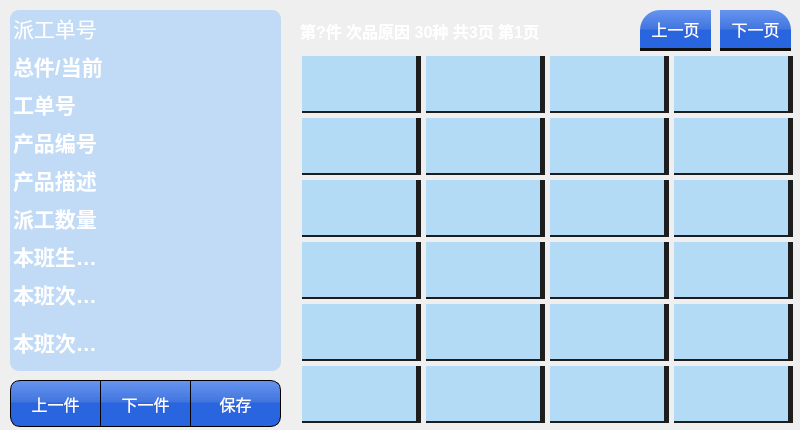
<?xml version="1.0" encoding="UTF-8"?>
<ui version="4.0">
 <class>MainQCCheckPage</class>
 <widget class="QWidget" name="MainQCCheckPage">
  <property name="geometry">
   <rect>
    <x>0</x>
    <y>0</y>
    <width>800</width>
    <height>430</height>
   </rect>
  </property>
  <property name="font">
   <font>
    <pointsize>12</pointsize>
   </font>
  </property>
  <property name="windowTitle">
   <string>Form</string>
  </property>
  <property name="styleSheet">
   <string notr="true">#MainQCCheckPage {	
	border-image: url(&quot;:rc/res/main_bk.png&quot;) 50 00 0 0 repeat;
}

QPushButton {
	border: 1px solid  rgb(0, 0, 0);
	border-radius: 0px;
	background-color: qlineargradient(spread:pad, x1:1, y1:1, x2:1, y2:0, stop:0.505682 rgba(35, 97, 222, 247), stop:0.539773 rgba(61, 114, 223, 247), stop:1 rgba(93, 142, 239, 238));
	color: rgb(255, 255, 255);
	font: 16px;
}

#tableWidgetOrderInfo {
border-radius: 0px;	
background-color: rgba(123, 187, 255, 100);
color: rgb(255, 255, 255);
font: bold 16pt ;
border-radius: 9px;
}

#tableWidgetQCList {
border: 0px solid  rgb(85, 85, 85);
color: rgb(255, 255, 255);
background-color: rgba(0, 0, 0, 0);
margin-top: 4px;
}

#tableWidgetQCList::item { 
	color: rgb(255, 255, 255);
	font: bold 18px;
	margin: 2px ;
	border: 0px solid  rgb(255, 255, 255);
	border-right: 5px solid  rgb(29, 29, 29);
	border-bottom: 2px solid  rgb(29, 29, 29);
	background-color: rgba(88, 188, 255, 100);
}

#tableWidgetQCList::item:selected {
    margin: 0px ;
	background-color: rgba(88, 188, 255, 200);
}
#tableWidgetQCList::item:hover {
    margin: 0px ;
	background-color: rgba(88, 188, 255, 200);
}
#labelQCTitle {
	font: bold 16px;
	color: rgb(255, 255, 255);
}
#btPageLast{border:0px solid rgb(220, 220, 220);
border-bottom:3px solid rgb(16, 16, 16);
border-top-left-radius:20px;
}
#btPageNext{border:0px solid rgb(220, 220, 220);
border-bottom:3px solid rgb(16, 16, 16);
border-top-right-radius:20px;}</string>
  </property>
  <widget class="QPushButton" name="btPageLast">
   <property name="geometry">
    <rect>
     <x>640</x>
     <y>10</y>
     <width>71</width>
     <height>41</height>
    </rect>
   </property>
   <property name="focusPolicy">
    <enum>Qt::NoFocus</enum>
   </property>
   <property name="styleSheet">
    <string notr="true"/>
   </property>
   <property name="text">
    <string>上一页</string>
   </property>
  </widget>
  <widget class="QPushButton" name="btPageNext">
   <property name="geometry">
    <rect>
     <x>720</x>
     <y>10</y>
     <width>71</width>
     <height>41</height>
    </rect>
   </property>
   <property name="focusPolicy">
    <enum>Qt::NoFocus</enum>
   </property>
   <property name="styleSheet">
    <string notr="true"/>
   </property>
   <property name="text">
    <string>下一页</string>
   </property>
  </widget>
  <widget class="QTableWidget" name="tableWidgetQCList">
   <property name="geometry">
    <rect>
     <x>300</x>
     <y>50</y>
     <width>501</width>
     <height>381</height>
    </rect>
   </property>
   <property name="font">
    <font>
     <pointsize>16</pointsize>
     <weight>75</weight>
     <bold>true</bold>
    </font>
   </property>
   <property name="focusPolicy">
    <enum>Qt::NoFocus</enum>
   </property>
   <property name="styleSheet">
    <string notr="true"/>
   </property>
   <property name="verticalScrollBarPolicy">
    <enum>Qt::ScrollBarAlwaysOff</enum>
   </property>
   <property name="horizontalScrollBarPolicy">
    <enum>Qt::ScrollBarAlwaysOff</enum>
   </property>
   <property name="autoScroll">
    <bool>true</bool>
   </property>
   <property name="editTriggers">
    <set>QAbstractItemView::NoEditTriggers</set>
   </property>
   <property name="selectionMode">
    <enum>QAbstractItemView::NoSelection</enum>
   </property>
   <property name="selectionBehavior">
    <enum>QAbstractItemView::SelectItems</enum>
   </property>
   <property name="textElideMode">
    <enum>Qt::ElideRight</enum>
   </property>
   <property name="showGrid">
    <bool>true</bool>
   </property>
   <property name="gridStyle">
    <enum>Qt::NoPen</enum>
   </property>
   <property name="sortingEnabled">
    <bool>false</bool>
   </property>
   <property name="cornerButtonEnabled">
    <bool>true</bool>
   </property>
   <property name="rowCount">
    <number>6</number>
   </property>
   <property name="columnCount">
    <number>4</number>
   </property>
   <attribute name="horizontalHeaderVisible">
    <bool>false</bool>
   </attribute>
   <attribute name="horizontalHeaderDefaultSectionSize">
    <number>124</number>
   </attribute>
   <attribute name="horizontalHeaderHighlightSections">
    <bool>true</bool>
   </attribute>
   <attribute name="verticalHeaderVisible">
    <bool>false</bool>
   </attribute>
   <attribute name="verticalHeaderCascadingSectionResizes">
    <bool>false</bool>
   </attribute>
   <attribute name="verticalHeaderDefaultSectionSize">
    <number>62</number>
   </attribute>
   <attribute name="verticalHeaderHighlightSections">
    <bool>true</bool>
   </attribute>
   <attribute name="verticalHeaderMinimumSectionSize">
    <number>21</number>
   </attribute>
   <attribute name="verticalHeaderShowSortIndicator" stdset="0">
    <bool>false</bool>
   </attribute>
   <attribute name="verticalHeaderStretchLastSection">
    <bool>false</bool>
   </attribute>
   <row/>
   <row/>
   <row/>
   <row/>
   <row/>
   <row/>
   <column>
    <property name="text">
     <string>名称</string>
    </property>
   </column>
   <column>
    <property name="text">
     <string>值</string>
    </property>
   </column>
   <column/>
   <column/>
   <item row="0" column="0">
    <property name="text">
     <string/>
    </property>
   </item>
  </widget>
  <widget class="QLabel" name="labelQCTitle">
   <property name="geometry">
    <rect>
     <x>300</x>
     <y>10</y>
     <width>331</width>
     <height>41</height>
    </rect>
   </property>
   <property name="font">
    <font>
     <pointsize>-1</pointsize>
     <weight>75</weight>
     <italic>false</italic>
     <bold>true</bold>
    </font>
   </property>
   <property name="styleSheet">
    <string notr="true"/>
   </property>
   <property name="text">
    <string>第?件 次品原因 30种 共3页 第1页</string>
   </property>
  </widget>
  <widget class="QPushButton" name="btSave">
   <property name="geometry">
    <rect>
     <x>190</x>
     <y>380</y>
     <width>91</width>
     <height>47</height>
    </rect>
   </property>
   <property name="minimumSize">
    <size>
     <width>0</width>
     <height>47</height>
    </size>
   </property>
   <property name="focusPolicy">
    <enum>Qt::NoFocus</enum>
   </property>
   <property name="styleSheet">
    <string notr="true">border-top-right-radius:10px;
border-bottom-right-radius:10px;</string>
   </property>
   <property name="text">
    <string>保存</string>
   </property>
  </widget>
  <widget class="QPushButton" name="btUpItem">
   <property name="geometry">
    <rect>
     <x>10</x>
     <y>380</y>
     <width>91</width>
     <height>47</height>
    </rect>
   </property>
   <property name="minimumSize">
    <size>
     <width>0</width>
     <height>47</height>
    </size>
   </property>
   <property name="focusPolicy">
    <enum>Qt::NoFocus</enum>
   </property>
   <property name="styleSheet">
    <string notr="true">border-top-left-radius:10px;
border-bottom-left-radius:10px;</string>
   </property>
   <property name="text">
    <string>上一件</string>
   </property>
  </widget>
  <widget class="QPushButton" name="btNextItem">
   <property name="geometry">
    <rect>
     <x>100</x>
     <y>380</y>
     <width>91</width>
     <height>47</height>
    </rect>
   </property>
   <property name="minimumSize">
    <size>
     <width>0</width>
     <height>47</height>
    </size>
   </property>
   <property name="focusPolicy">
    <enum>Qt::NoFocus</enum>
   </property>
   <property name="styleSheet">
    <string notr="true"/>
   </property>
   <property name="text">
    <string>下一件</string>
   </property>
  </widget>
  <widget class="QTableWidget" name="tableWidgetOrderInfo">
   <property name="geometry">
    <rect>
     <x>10</x>
     <y>10</y>
     <width>271</width>
     <height>361</height>
    </rect>
   </property>
   <property name="focusPolicy">
    <enum>Qt::NoFocus</enum>
   </property>
   <property name="styleSheet">
    <string notr="true"/>
   </property>
   <property name="editTriggers">
    <set>QAbstractItemView::NoEditTriggers</set>
   </property>
   <property name="selectionMode">
    <enum>QAbstractItemView::NoSelection</enum>
   </property>
   <property name="selectionBehavior">
    <enum>QAbstractItemView::SelectItems</enum>
   </property>
   <property name="gridStyle">
    <enum>Qt::NoPen</enum>
   </property>
   <property name="rowCount">
    <number>9</number>
   </property>
   <property name="columnCount">
    <number>2</number>
   </property>
   <attribute name="horizontalHeaderVisible">
    <bool>false</bool>
   </attribute>
   <attribute name="horizontalHeaderCascadingSectionResizes">
    <bool>false</bool>
   </attribute>
   <attribute name="horizontalHeaderDefaultSectionSize">
    <number>109</number>
   </attribute>
   <attribute name="horizontalHeaderShowSortIndicator" stdset="0">
    <bool>false</bool>
   </attribute>
   <attribute name="horizontalHeaderStretchLastSection">
    <bool>true</bool>
   </attribute>
   <attribute name="verticalHeaderVisible">
    <bool>false</bool>
   </attribute>
   <attribute name="verticalHeaderDefaultSectionSize">
    <number>38</number>
   </attribute>
   <attribute name="verticalHeaderHighlightSections">
    <bool>false</bool>
   </attribute>
   <attribute name="verticalHeaderShowSortIndicator" stdset="0">
    <bool>false</bool>
   </attribute>
   <attribute name="verticalHeaderStretchLastSection">
    <bool>true</bool>
   </attribute>
   <row/>
   <row/>
   <row/>
   <row/>
   <row/>
   <row/>
   <row/>
   <row/>
   <row/>
   <column>
    <property name="text">
     <string>属性</string>
    </property>
   </column>
   <column>
    <property name="text">
     <string>数值</string>
    </property>
   </column>
   <item row="0" column="0">
    <property name="text">
     <string>派工单号</string>
    </property>
    <property name="font">
     <font>
      <weight>50</weight>
      <bold>false</bold>
     </font>
    </property>
    <property name="textAlignment">
     <set>AlignLeft|AlignVCenter</set>
    </property>
   </item>
   <item row="1" column="0">
    <property name="text">
     <string>总件/当前</string>
    </property>
   </item>
   <item row="2" column="0">
    <property name="text">
     <string>工单号</string>
    </property>
    <property name="textAlignment">
     <set>AlignLeft|AlignVCenter</set>
    </property>
   </item>
   <item row="3" column="0">
    <property name="text">
     <string>产品编号</string>
    </property>
    <property name="textAlignment">
     <set>AlignLeft|AlignVCenter</set>
    </property>
   </item>
   <item row="4" column="0">
    <property name="text">
     <string>产品描述</string>
    </property>
    <property name="textAlignment">
     <set>AlignLeft|AlignVCenter</set>
    </property>
   </item>
   <item row="5" column="0">
    <property name="text">
     <string>派工数量</string>
    </property>
    <property name="textAlignment">
     <set>AlignLeft|AlignVCenter</set>
    </property>
   </item>
   <item row="6" column="0">
    <property name="text">
     <string>本班生产总数</string>
    </property>
    <property name="textAlignment">
     <set>AlignLeft|AlignVCenter</set>
    </property>
   </item>
   <item row="7" column="0">
    <property name="text">
     <string>本班次品总数</string>
    </property>
    <property name="textAlignment">
     <set>AlignLeft|AlignVCenter</set>
    </property>
   </item>
   <item row="8" column="0">
    <property name="text">
     <string>本班次品率</string>
    </property>
    <property name="textAlignment">
     <set>AlignLeft|AlignVCenter</set>
    </property>
   </item>
  </widget>
 </widget>
 <resources/>
 <connections/>
</ui>
